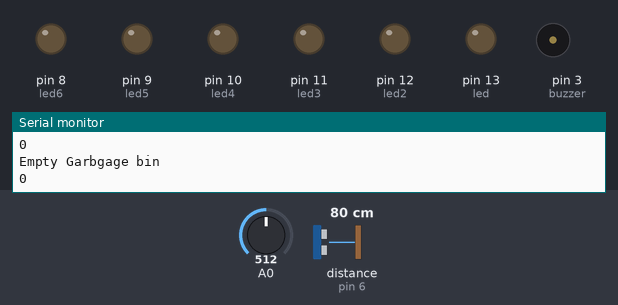
A sketch run on a simulated Arduino Uno, built with avr-gcc and run on an emulated ATmega328P. On the bench: output pins drawn as LEDs (lit = HIGH), buzzer (waves = sounding, pin HIGH), the last lines printed to the serial monitor. Wiring (inferred from the names in the program): ultrasonic range finder: trigger pin 7; echo pin 6. Dashed ring = blinking. The inputs (shaded band) are chosen by the test bench; at power-on: distance to the obstacle (sensor on pin 6) 80 cm, A0 = 512. The echo pulse lasts 58.3 µs per cm; pins used as bus, display or sensor lines are not drawn.

Above: at 1.3 s.
1.4 s: distance to the obstacle (sensor on pin 6) set to 65 cm
2.9 s: distance to the obstacle (sensor on pin 6) set to 56 cm
At 4.2 s:
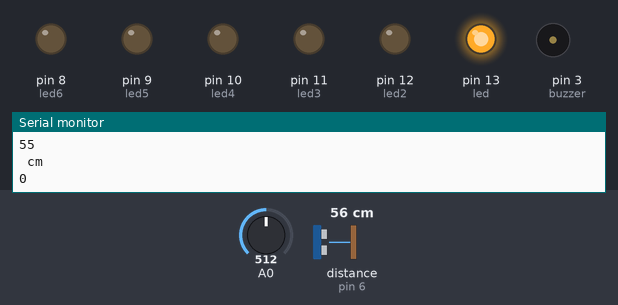
4.5 s: distance to the obstacle (sensor on pin 6) set to 49 cm
6.0 s: distance to the obstacle (sensor on pin 6) set to 40 cm
At 7.2 s:
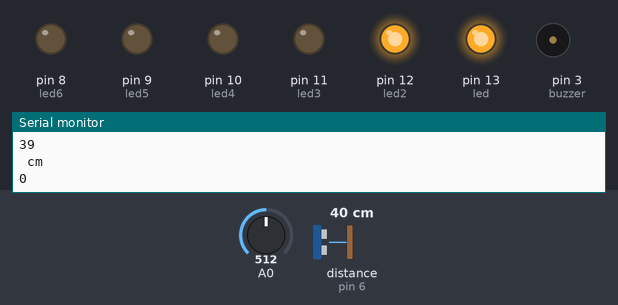
7.5 s: distance to the obstacle (sensor on pin 6) set to 35 cm
At 7.9 s:
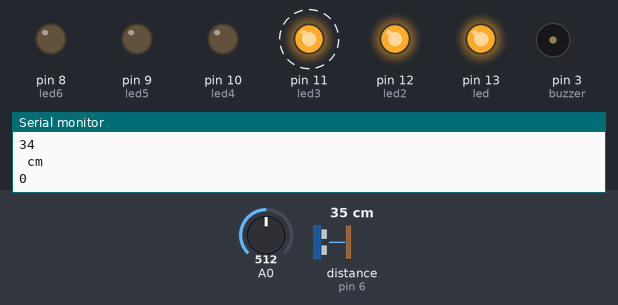
10.5 s: A0 set to 664
13.5 s: A0 set to 692
At 15.0 s:
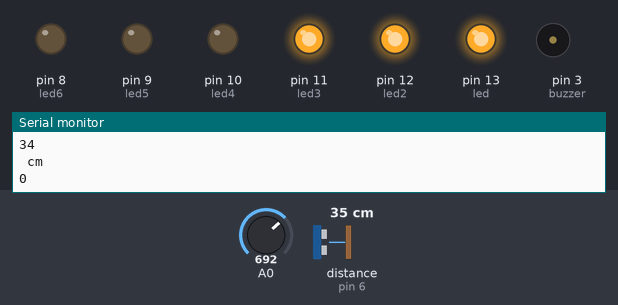
Timing chart, 0 to 16.1 s (numbered marks = the images above; inputs shaded):
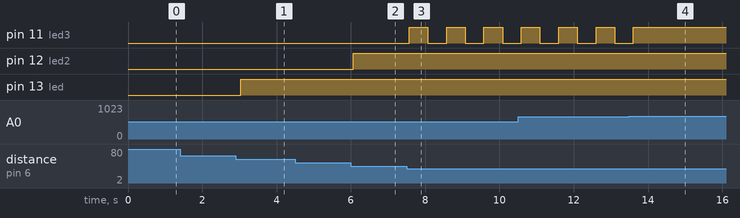

Measured:
- the behaviour switches between 62 and 61 cm on distance to the obstacle (sensor on pin 6) (found by bisection; images 0 and 1)
- the behaviour switches between 46 and 45 cm on distance to the obstacle (sensor on pin 6) (found by bisection; images 1 and 2)
- the behaviour switches between 682 and 683 on A0 (found by bisection; images 3 and 4)
- after the input at 2.9 s, pin 13 (led): LOW → HIGH after 0.14 s
- after the input at 6.0 s, pin 12 (led2): LOW → HIGH after 0.06 s
- after the input at 7.5 s, pin 11 (led3): alternates HIGH for 0.50 s and LOW for 0.50 s, starting after 0.07 s
- after the input at 13.5 s, pin 11 (led3): goes on until 13.6 s, then stays HIGH

The sketch:

sketch_aug24a.ino
```cpp
// George Politis Smart Garbage
// physical set up
//VCC to arduino 5v
//GND to arduino GND
//Echo to Arduino pin 7
//Trig to Arduino pin 8


//-----------Code-------------//


#define trigPin 7
#define echoPin 6
#define led 13
#define led2 12
#define led3 11
#define led4 10
#define led5 9
#define led6 8
#define buzzer 3


// initialize sound variables
int sound = 250;
// lowest and highest sensor readings for flame:
const int sensorMin = 0;     // sensor minimum for flame
const int sensorMax = 1024;  // sensor maximum for flame

int maximumRange = 60;
int minimumRange = 0;
long duration, distance;

int sensorValue = digitalRead(echoPin);


void setup() {
  Serial.begin (9600);
  pinMode(trigPin, OUTPUT);
  pinMode(echoPin, INPUT);
  pinMode(led, OUTPUT);
  pinMode(led2, OUTPUT);
  pinMode(led3, OUTPUT);
  pinMode(led4, OUTPUT);
  pinMode(led5, OUTPUT);
  pinMode(led6, OUTPUT);
  pinMode(buzzer, OUTPUT);

}

void loop() {
  digitalWrite(trigPin, LOW);
  delayMicroseconds(2);

  digitalWrite(trigPin, HIGH);
  delayMicroseconds(10);

  digitalWrite(trigPin, LOW);
  duration = pulseIn(echoPin, HIGH);
  //distance = (duration / 2) / 29.1;
  distance = duration / 58.2;

  // Disabling sound to use it for
  // the flame sensor
  if (distance <= 60) {
    digitalWrite(led, HIGH);
    Serial.println(sensorValue);
    //sound = 250;
  }
  else {
    digitalWrite(led, LOW);
  }
  if (distance < 45) {
    digitalWrite(led2, HIGH);
    Serial.println(sensorValue);
    //sound = 260;
  }
  else {
    digitalWrite(led2, LOW);
  }
  if (distance < 35) {
    digitalWrite(led3, HIGH);
    Serial.println(sensorValue);
    //sound = 270;
  }
  else {
    digitalWrite(led3, LOW);
  }
  if (distance < 25) {
    digitalWrite(led4, HIGH);
    Serial.println(sensorValue);
    //sound = 280;
  }
  else {
    digitalWrite(led4, LOW);
  }
  if (distance < 18) {
    digitalWrite(led5, HIGH);
    Serial.println(sensorValue);
    //sound = 290;
  }
  else {
    digitalWrite(led5, LOW);
  }
  if (distance < 10) {
    digitalWrite(led6, HIGH);
    Serial.println(distance);
    Serial.println(sensorValue);
    //sound = 300;
  }
  else {
    digitalWrite(led6, LOW);
  }

  if (distance > maximumRange || distance <= minimumRange) {
    Serial.println("Empty Garbgage bin");
    Serial.println(sensorValue);
    //noTone(buzzer);
  }
  else {
    Serial.println(distance);
    Serial.println(" cm");
    Serial.println(sensorValue);
    // tone(buzzer, sound);

  }
  ////////////------------Flame sensor-------------//////
  // read the sensor on analog A0:
  int sensorReading = analogRead(A0);
  // map the sensor range (four options):
  // ex: 'long int map(long int, long int, long int, long int, long int)'
  int range = map(sensorReading, sensorMin, sensorMax, 0, 3);

  // range value:
  switch (range) {
    case 0:    // A fire closer than 1.5 feet away.
      //Serial.println("** Close Fire **");
      sound = 2050;
     // tone(buzzer, sound);
      break;
    case 1:    // A fire between 1-3 feet away.
     // Serial.println("** Distant Fire **");
      sound = 550;
     // tone(buzzer, sound);
      break;
    case 2:    // No fire detected.
     // Serial.println("No Fire");
      // mutes the sound
      noTone(buzzer);
      break;
  }

  delay(500);
}
```
